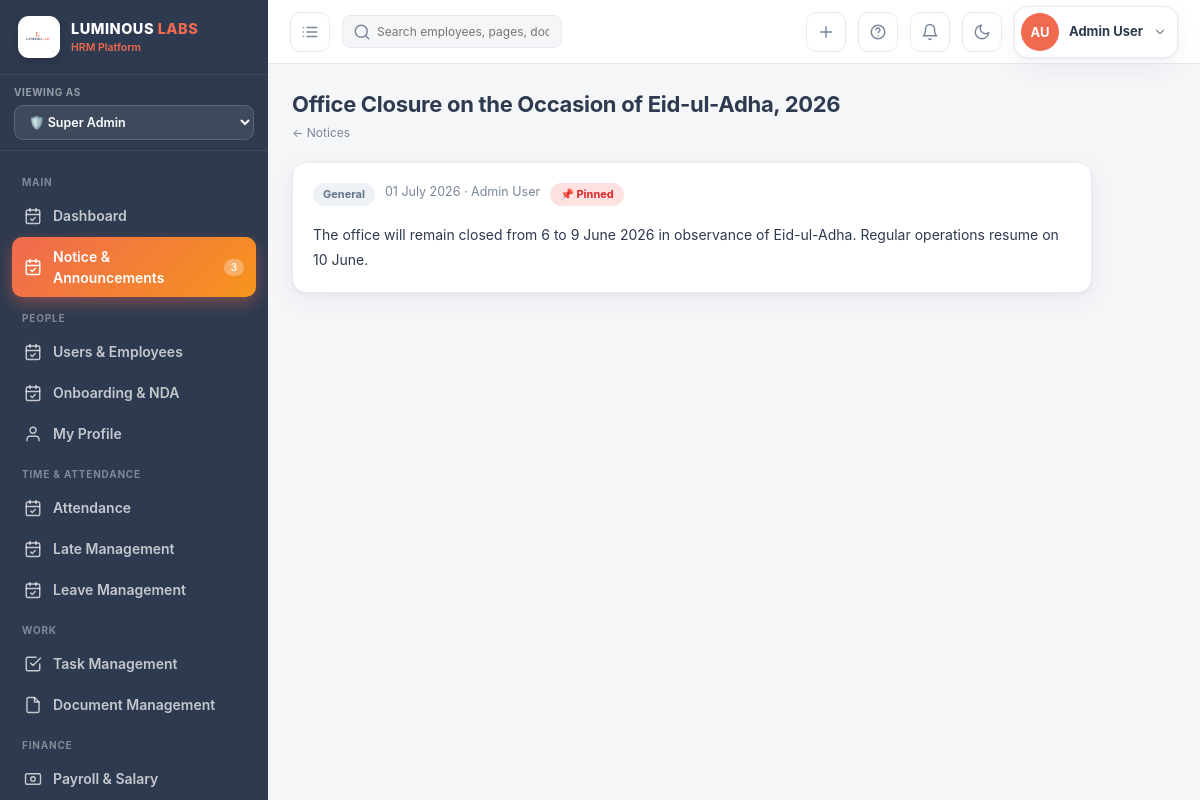
/notices/1/ (signed in), run on the app's committed database.
### hrm_app/models.py (models this page shows, shortened)
class User(AbstractUser):
    role = models.CharField(max_length=20, choices=Role.choices, default=Role.EMPLOYEE)
    groups = models.ManyToManyField(Group, related_name='hrm_users', blank=True)
    user_permissions = models.ManyToManyField(
        Permission,
        related_name='hrm_user_permissions',
        blank=True,
    )

class Employee(models.Model):
    STATUS_CHOICES = [
        ('Active',    'Active'),
        ('On Leave',  'On Leave'),
        ('Probation', 'Probation'),
        ('Inactive',  'Inactive'),
    ]
    user        = models.OneToOneField(User, on_delete=models.CASCADE, related_name='employee')
    emp_id      = models.CharField(max_length=20, unique=True)
    phone       = models.CharField(max_length=20, blank=True)
    department  = models.ForeignKey(Department, null=True, on_delete=models.SET_NULL)
    designation = models.ForeignKey(Designation, null=True, on_delete=models.SET_NULL)
    shift       = models.ForeignKey(Shift, null=True, blank=True, on_delete=models.SET_NULL)
    join_date   = models.DateField(default=timezone.now)
    status      = models.CharField(max_length=20, choices=STATUS_CHOICES, default='Active')
    salary      = models.DecimalField(max_digits=10, decimal_places=2, default=0)
    avatar_color = models.CharField(max_length=10, default='#ef6a4f')
    avatar_initials = models.CharField(max_length=4, blank=True)
    address     = models.TextField(blank=True)
    nid         = models.CharField(max_length=30, blank=True, verbose_name='NID / Passport')
    blood_group = models.CharField(max_length=5, blank=True)
    emergency_contact = models.CharField(max_length=100, blank=True)
    class Meta:
        ordering = ['emp_id']

class Notice(models.Model):
    CAT_CHOICES = [
        ('Holiday', 'Holiday'), ('Policy', 'Policy'), ('Payroll', 'Payroll'),
        ('General', 'General'), ('Urgent', 'Urgent'),
    ]
    AUDIENCE_CHOICES = [
        ('all',     'All Employees'),
        ('manager', 'Managers Only'),
        ('dept',    'Specific Department'),
    ]
    title    = models.CharField(max_length=200)
    body     = models.TextField()
    category = models.CharField(max_length=20, choices=CAT_CHOICES, default='General')
    audience = models.CharField(max_length=10, choices=AUDIENCE_CHOICES, default='all')
    dept     = models.ForeignKey(Department, null=True, blank=True, on_delete=models.SET_NULL)
    pinned   = models.BooleanField(default=False)
    posted_by = models.ForeignKey(User, on_delete=models.CASCADE)
    created_at = models.DateTimeField(auto_now_add=True)
    updated_at = models.DateTimeField(auto_now=True)
    class Meta:
        ordering = ['-pinned', '-created_at']

### hrm_app/views.py (the view)
# urls.py: path('notices/<int:pk>/',      views.notice_detail, name='notice_detail'),
@login_required
def notice_detail(request, pk):
    if not has_permission(request.user, "notice", "view"):
        messages.error(request, "You don't have permission to view notice.")
        return redirect("notice_list")
    notice = get_object_or_404(
        Notice,
        pk=pk
    )
    return render(
        request,
        "hrm/notice_detail.html",
        _ctx(
            request,
            notice=notice
        )
    )

### hrm_app/context_processors.py (called while the page is built, shortened)
def role_menu_permissions(request):
    allowed_menus = []
    if request.user.is_authenticated:
        if request.user.role == "super_admin":
          allowed_menus = []
    return {
        "allowed_menus": allowed_menus
    }

### hrm_app/views.py (called while the page is built, shortened)
def has_permission(user, module, action="view"):
    if user.role == Role.SUPER_ADMIN:
        return True

def _ctx(request, **kw):
    view_role = request.GET.get('view_role', request.user.role)
    ctx = {'user': request.user, 'today': date.today(), 'view_role': view_role}
    unread_leaves = LeaveRequest.objects.filter(status='Pending').count()
    ctx['unread_leaves'] = unread_leaves
    if request.user.role == 'super_admin':
        ctx['allowed_menus'] = [key for key, _ in UserPermission.MODULE_CHOICES]
    else:
        ctx['allowed_menus'] = list(UserPermission.objects.filter(
            user=request.user,
            can_view=True
        ).values_list('module', flat=True))
    ctx.update(kw)
    return ctx

### hrm_app/templates/hrm/notice_detail.html (shortened to what this page needs)
{% extends 'hrm/base.html' %}
{% block content %}
<div class="page-head">
  <div>
    <h1>{{ notice.title }}</h1>
    <div class="crumb"><a href="{% url 'notice_list' %}">← Notices</a></div>
  </div>
</div>
<div class="card pad" style="max-width:800px">
  <div style="display:flex;gap:10px;margin-bottom:16px;flex-wrap:wrap">
    <span class="tag t-{% if notice.category == 'Holiday' %}green{% elif notice.category == 'Urgent' %}red{% else %}gray{% endif %}">{{ notice.category }}</span>
    <span class="sub">{{ notice.created_at|date:"d F Y" }} · {{ notice.posted_by.get_full_name }}</span>
    {% if notice.pinned %}<span class="tag t-red">📌 Pinned</span>{% endif %}
  </div>
  <div style="line-height:1.8;font-size:14px">{{ notice.body|linebreaks }}</div>
</div>
{% endblock %}

### hrm_app/templates/hrm/base.html (shortened to what this page needs)
{% load static %}
<!DOCTYPE html>
<html lang="en">
<head>
</head>
<body>
<div class="app">
  <aside class="sidebar" id="sidebar">
    <div class="brand">
      <div class="logobox">
        <img src="{% static 'logo.png' %}" alt="Luminous Labs" style="width:30px;height:30px">
      </div>
      <div><b>LUMINOUS <span style="color:var(--brand)">LABS</span></b><small>HRM Platform</small></div>
    </div>
    <div class="rolebar">
      <small>Viewing as</small>
      <select id="roleSwitcher" onchange="switchRole(this.value)">
        <option value="super_admin" {% if view_role == 'super_admin' %}selected{% endif %}>🛡️ Super Admin</option>
      </select>
    </div>
<nav class="nav">
{% block nav %}
{% with current_url=request.resolver_match.url_name %}
{% if view_role == 'super_admin' %}
  {% if user.role == "super_admin" or 'dashboard' in allowed_menus %}
  <div class="group">Main</div>
  <a class="item {% if current_url == 'dashboard' %}active{% endif %}" href="{% url 'dashboard' %}{% if view_role %}?view_role={{ view_role }}{% endif %}">
    <svg class="ico" viewBox="0 0 24 24"><rect x="3" y="4" width="18" height="18" rx="2"/><path d="M16 2v4M8 2v4M3 10h18"/><path d="M9 16l2 2 4-4"/></svg>
    Dashboard
  </a>
  {% endif %}
  {% if user.role == "super_admin" or 'notice' in allowed_menus %}
  <a class="item {% if 'notice' in current_url %}active{% endif %}" href="{% url 'notice_list' %}{% if view_role %}?view_role={{ view_role }}{% endif %}">
    <svg class="ico" viewBox="0 0 24 24"><rect x="3" y="4" width="18" height="18" rx="2"/><path d="M16 2v4M8 2v4M3 10h18"/><path d="M9 16l2 2 4-4"/></svg>
    Notice & Announcements
    <span class="badge">{{ unread_notices|default:3 }}</span>
  </a>
  {% endif %}
  {% if user.role == "super_admin" or 'users' in allowed_menus or 'onboarding' in allowed_menus or 'profile' in allowed_menus %}
  <div class="group">People</div>
  {% endif %}
  {% if user.role == "super_admin" or 'users' in allowed_menus %}
  <a class="item {% if current_url == 'user_list' %}active{% endif %}" href="{% url 'user_list' %}{% if view_role %}?view_role={{ view_role }}{% endif %}">
    <svg class="ico" viewBox="0 0 24 24"><rect x="3" y="4" width="18" height="18" rx="2"/><path d="M16 2v4M8 2v4M3 10h18"/><path d="M9 16l2 2 4-4"/></svg>
    Users & Employees
  </a>
  {% endif %}
  {% if user.role == "super_admin" or 'onboarding' in allowed_menus %}
  <a class="item {% if current_url == 'onboarding_list' %}active{% endif %}" href="{% url 'onboarding_list' %}{% if view_role %}?view_role={{ view_role }}{% endif %}">
    <svg class="ico" viewBox="0 0 24 24"><rect x="3" y="4" width="18" height="18" rx="2"/><path d="M16 2v4M8 2v4M3 10h18"/><path d="M9 16l2 2 4-4"/></svg>
    Onboarding & NDA
  </a>
  {% endif %}
  {% if user.role == "super_admin" or 'profile' in allowed_menus %}
  <a class="item {% if current_url == 'my_profile' or current_url == 'user_detail' and is_my_profile %}active{% endif %}" href="{% url 'my_profile' %}{% if view_role %}?view_role={{ view_role }}{% endif %}">
    <svg class="ico" viewBox="0 0 24 24"><path d="M20 21v-2a4 4 0 00-4-4H8a4 4 0 00-4 4v2"/><circle cx="12" cy="7" r="4"/></svg>
    My Profile
  </a>
  {% endif %}
  {% if user.role == "super_admin" or 'attendance' in allowed_menus or 'late' in allowed_menus or 'leave' in allowed_menus %}
  <div class="group">Time & Attendance</div>
  {% endif %}
  {% if user.role == "super_admin" or 'attendance' in allowed_menus %}
  <a class="item {% if current_url == 'attendance_list' %}active{% endif %}" href="{% url 'attendance_list' %}{% if view_role %}?view_role={{ view_role }}{% endif %}">
    <svg class="ico" viewBox="0 0 24 24"><rect x="3" y="4" width="18" height="18" rx="2"/><path d="M16 2v4M8 2v4M3 10h18"/><path d="M9 16l2 2 4-4"/></svg>
    Attendance
  </a>
  {% endif %}
  {% if user.role == "super_admin" or 'late' in allowed_menus %}
  <a class="item {% if current_url == 'late_list' %}active{% endif %}" href="{% url 'late_list' %}{% if view_role %}?view_role={{ view_role }}{% endif %}">
    <svg class="ico" viewBox="0 0 24 24"><rect x="3" y="4" width="18" height="18" rx="2"/><path d="M16 2v4M8 2v4M3 10h18"/><path d="M9 16l2 2 4-4"/></svg>
    Late Management
  </a>
  {% endif %}
  {% if user.role == "super_admin" or 'leave' in allowed_menus %}
  <a class="item {% if current_url == 'leave_list' %}active{% endif %}" href="{% url 'leave_list' %}{% if view_role %}?view_role={{ view_role }}{% endif %}">
    <svg class="ico" viewBox="0 0 24 24"><rect x="3" y="4" width="18" height="18" rx="2"/><path d="M16 2v4M8 2v4M3 10h18"/><path d="M9 16l2 2 4-4"/></svg>
    Leave Management
  </a>
  {% endif %}
  {% if user.role == "super_admin" or 'tasks' in allowed_menus or 'documents' in allowed_menus %}
  <div class="group">Work</div>
  {% endif %}
  {% if user.role == "super_admin" or 'tasks' in allowed_menus %}
  <a class="item {% if current_url == 'task_list' %}active{% endif %}" href="{% url 'task_list' %}{% if view_role %}?view_role={{ view_role }}{% endif %}">
    <svg class="ico" viewBox="0 0 24 24"><path d="M9 11l3 3L22 4"/><path d="M21 12v7a2 2 0 01-2 2H5a2 2 0 01-2-2V5a2 2 0 012-2h11"/></svg>
    Task Management
  </a>
  {% endif %}
  {% if user.role == "super_admin" or 'documents' in allowed_menus %}
  <a class="item {% if current_url == 'document_list' %}active{% endif %}" href="{% url 'document_list' %}{% if view_role %}?view_role={{ view_role }}{% endif %}">
    <svg class="ico" viewBox="0 0 24 24"><path d="M14 2H6a2 2 0 00-2 2v16a2 2 0 002 2h12a2 2 0 002-2V8z"/><path d="M14 2v6h6"/></svg>
    Document Management
  </a>
  {% endif %}
  {% if user.role == "super_admin" or 'salary' in allowed_menus or 'petty_cash' in allowed_menus or 'assets' in allowed_menus %}
  <div class="group">Finance</div>
  {% endif %}
  {% if user.role == "super_admin" or 'salary' in allowed_menus %}
  <a class="item {% if current_url == 'salary_list' %}active{% endif %}" href="{% url 'salary_list' %}{% if view_role %}?view_role={{ view_role }}{% endif %}">
    <svg class="ico" viewBox="0 0 24 24"><rect x="2" y="5" width="20" height="14" rx="2"/><circle cx="12" cy="12" r="3"/></svg>
    Payroll & Salary
  </a>
  {% endif %}
{% endif %}
{% endwith %}
{% endblock %}
</nav>
  </aside>
  <div class="main">
    <header class="topbar">
      <button class="iconbtn" onclick="document.getElementById('sidebar').classList.toggle('open')" title="Menu">
        <svg class="ico" viewBox="0 0 24 24"><path d="M8 6h13M8 12h13M8 18h13M3 6h.01M3 12h.01M3 18h.01"/></svg>
      </button>
      <div class="search-wrap">
        <span class="si"><svg class="ico" viewBox="0 0 24 24"><circle cx="11" cy="11" r="8"/><path d="M21 21l-4.35-4.35"/></svg></span>
        <input placeholder="Search employees, pages, documents…" id="globalSearch" onkeydown="if(event.key==='Enter'){window.location='/employees/?q='+this.value}">
      </div>
      <button class="iconbtn" onclick="quickCreate()" title="Quick create">
        <svg class="ico" viewBox="0 0 24 24"><path d="M12 5v14M5 12h14"/></svg>
      </button>
      <a class="iconbtn" href="{% url 'user_guide_faq' %}{% if view_role %}?view_role={{ view_role }}{% endif %}" title="Help & FAQ">
        <svg class="ico" viewBox="0 0 24 24"><circle cx="12" cy="12" r="9"/><path d="M9.5 9a2.5 2.5 0 115 .5c0 1.5-2 1.5-2 3.5"/><path d="M12 17h.01"/></svg>
      </a>
      <a class="iconbtn" href="{% url 'notice_list' %}{% if view_role %}?view_role={{ view_role }}{% endif %}" title="Notifications">
        <svg class="ico" viewBox="0 0 24 24"><path d="M18 8a6 6 0 00-12 0c0 7-3 9-3 9h18s-3-2-3-9"/><path d="M13.73 21a2 2 0 01-3.46 0"/></svg>
      </a>
      <button class="iconbtn" onclick="toggleTheme()" title="Toggle dark mode">
        <svg class="ico" viewBox="0 0 24 24"><path d="M21 12.79A9 9 0 1111.21 3 7 7 0 0021 12.79z"/></svg>
      </button>
      <div class="profile-wrap" id="profileMenuWrap">
        <button type="button" class="profile-trigger" onclick="toggleProfileMenu()" aria-haspopup="true" aria-expanded="false">
          <div class="avatar {% if user.role == 'manager' or view_role == 'manager' %}avatar-blue{% elif user.role == 'employee' or view_role == 'employee' %}avatar-green{% else %}avatar-brand{% endif %}" title="{{ user.get_full_name|default:user.username }}">{{ user.employee.avatar_initials|default:user.username|slice:":2"|upper }}</div>
          <div class="profile-meta">
            <span class="profile-name">{{ user.get_full_name|default:user.username }}</span>
          </div>
          <svg class="ico profile-caret" viewBox="0 0 24 24"><path d="M6 9l6 6 6-6"/></svg>
        </button>
      </div>
    </header>
    <main class="content">
      {% block content %}{% endblock %}
    </main>
  </div>
</div>
</body>
</html>

### data on the page
User: role "🛡️ Super Admin", employee.avatar_initials "AU", get_full_name "Admin User"
Notice: title "Office Closure on the Occasion of Eid-ul-Adha, 2026", category "General", created_at "01 July 2026", posted_by.get_full_name "Admin User", body "The office will remain closed from 6 to 9 June 2026 in observance of Eid-ul-Adha. Regular operations resume on 10 June."

### other printed values
{{ unread_notices|default:3 }} "3"
